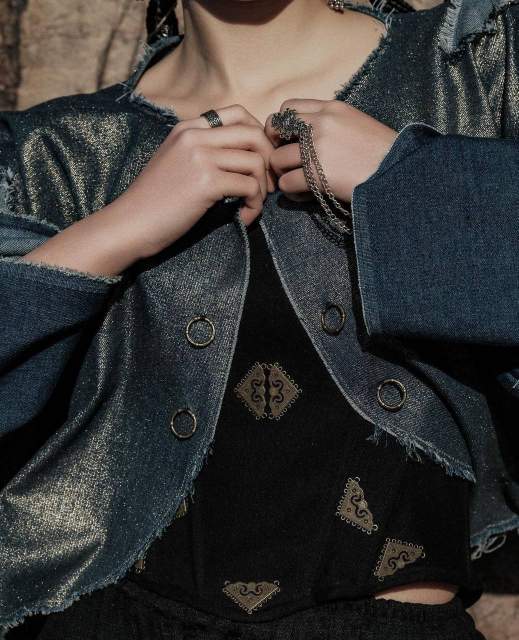
#> input picture avgvst/img/august_detail.jpg, 1037 x 1280 px (shown at 1/2 size)
$ python -i text_overlay.py   (imports and definitions only)
#> lines starting #> are read from the running program, lines starting #| are printed output that depends on the picture
#!/usr/bin/env python3
"""
Text overlays via Pillow -> transparent PNG (this ffmpeg has no libass/drawtext,
so captions/watermark are rendered as images and composited with `overlay`).

Fonts: Liberation Sans (metric-compatible with Arial) first, DejaVu Sans as the
fallback; both cover Latin + full Cyrillic incl. Kazakh (Ә Ғ Қ Ң Ө Ұ Ү Һ І).
A font is only used for a text if it actually has a glyph for every character
(no tofu boxes); CJK text falls through to a CJK font. macOS Arial stays as a
last resort so the skill still renders on a Mac without Liberation installed.
"""
import os
from PIL import Image, ImageDraw, ImageFont, ImageFilter

_DIRS = ("/usr/share/fonts/truetype/{d}/",       # Debian / Ubuntu
         "/usr/share/fonts/{d}/",                # Fedora (liberation-sans, dejavu-sans-fonts)
         "/usr/share/fonts/TTF/")                # Arch
_LIB = ("liberation", "liberation-sans", "liberation-sans-fonts")
_DJV = ("dejavu", "dejavu-sans-fonts")


def _cands(names, dirs):
    return [base.format(d=d) + n for n in names for d in dirs for base in _DIRS]


FONT_BOLD = (_cands(["LiberationSans-Bold.ttf"], _LIB)
             + _cands(["DejaVuSans-Bold.ttf"], _DJV)
             + ["/System/Library/Fonts/Supplemental/Arial Bold.ttf",
                "/Library/Fonts/Arial Bold.ttf"])
FONT_REG = (_cands(["LiberationSans-Regular.ttf"], _LIB)
            + _cands(["DejaVuSans.ttf"], _DJV)
            + ["/System/Library/Fonts/Supplemental/Arial.ttf",
               "/Library/Fonts/Arial.ttf"])
# only reached when the text has glyphs the Latin/Cyrillic fonts lack (e.g. Chinese)
FONT_CJK = ["/usr/share/fonts/truetype/wqy/wqy-zenhei.ttc",
            "/usr/share/fonts/opentype/noto/NotoSansCJK-Bold.ttc",
            "/usr/share/fonts/google-noto-cjk/NotoSansCJK-Bold.ttc",
            "/System/Library/Fonts/PingFang.ttc"]

CAPTION_STYLES = ("white", "paper")

# Caption sizing (fractions of min(W, H) -> px at 1080p). Documentary-style: big,
# bold, max 3 balanced lines; long narration shrinks toward the floor, not below.
CAPTION_SIZE = 0.060        # 65 px at 1080p
CAPTION_MIN_SIZE = 0.048    # 52 px floor
CAPTION_MAX_LINES = 3
WATERMARK_SIZE = 0.026      # 28 px at 1080p

_PROBE = 48
_cover_cache = {}


# [75 lines left out: functions _covers, _font, _wrap, _wrap_balanced, not called in this run]


def accent_color(image_path, default=(214, 64, 42)):
    """Sample a vibrant color from a keyframe so the caption keyline travels with
    each film's palette (Mexican -> pink/teal, Tang -> vermilion...). Fallback default.
    Only the `paper` caption style uses this."""
#> called with image_path = '../../../../avgvst/img/august_detail.jpg', default = (214, 64, 42)
    try:
        im = Image.open(image_path).convert("RGB").resize((80, 80)).quantize(colors=24).convert("RGB")
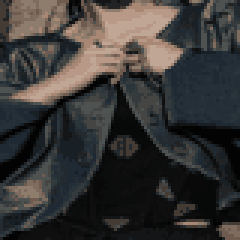
#> im: PIL image 80x80 RGB (shown 3 times larger); mean R, G, B 56.5, 55.1, 53.9
    except Exception:
        return default
    best, best_score = None, -1.0
    for count, (r, g, b) in (im.getcolors(80 * 80) or []):
        mx, mn = max(r, g, b), min(r, g, b)
        if mx == 0:
            continue
        sat, val = (mx - mn) / mx, mx / 255.0
        if sat < 0.45 or val < 0.35 or val > 0.92:   # skip washed-out / too dark / too light
            continue
        score = sat * val * (count ** 0.3)
        if score > best_score:
            best, best_score = (r, g, b), score
#> this loop made 24 passes
#> (count, r, g, b, mx, mn, sat, val) on passes 1 to 12: (209, 142, 125, 108, 142, 108, 0.239, 0.557), (183, 111, 91, 79, 111, 79, 0.288, 0.435), (184, 68, 59, 53, 68, 53, 0.221, 0.267), (353, 53, 59, 61, 61, 53, 0.131, 0.239), (233, 184, 153, 136, 184, 136, 0.261, 0.722), (236, 42, 53, 59, 59, 42, 0.288, 0.231), (357, 19, 21, 22, 22, 19, 0.136, 0.0863), (334, 78, 82, 81, 82, 78, 0.0488, 0.322), (226, 37, 48, 57, 57, 37, 0.351, 0.224), (377, 15, 15, 15, 15, 15, 0, 0.0588), (281, 35, 46, 55, 55, 35, 0.364, 0.216), (220, 126, 109, 95, 126, 95, 0.246, 0.494)
#> after the loop, best_score = -1
    return best or default


# [130 lines left out: functions render_caption, _draw_white, _draw_paper, render_title, render_watermark, not called in this run]

>>> result = accent_color('../../../../avgvst/img/august_detail.jpg')
#> result = (214, 64, 42)
